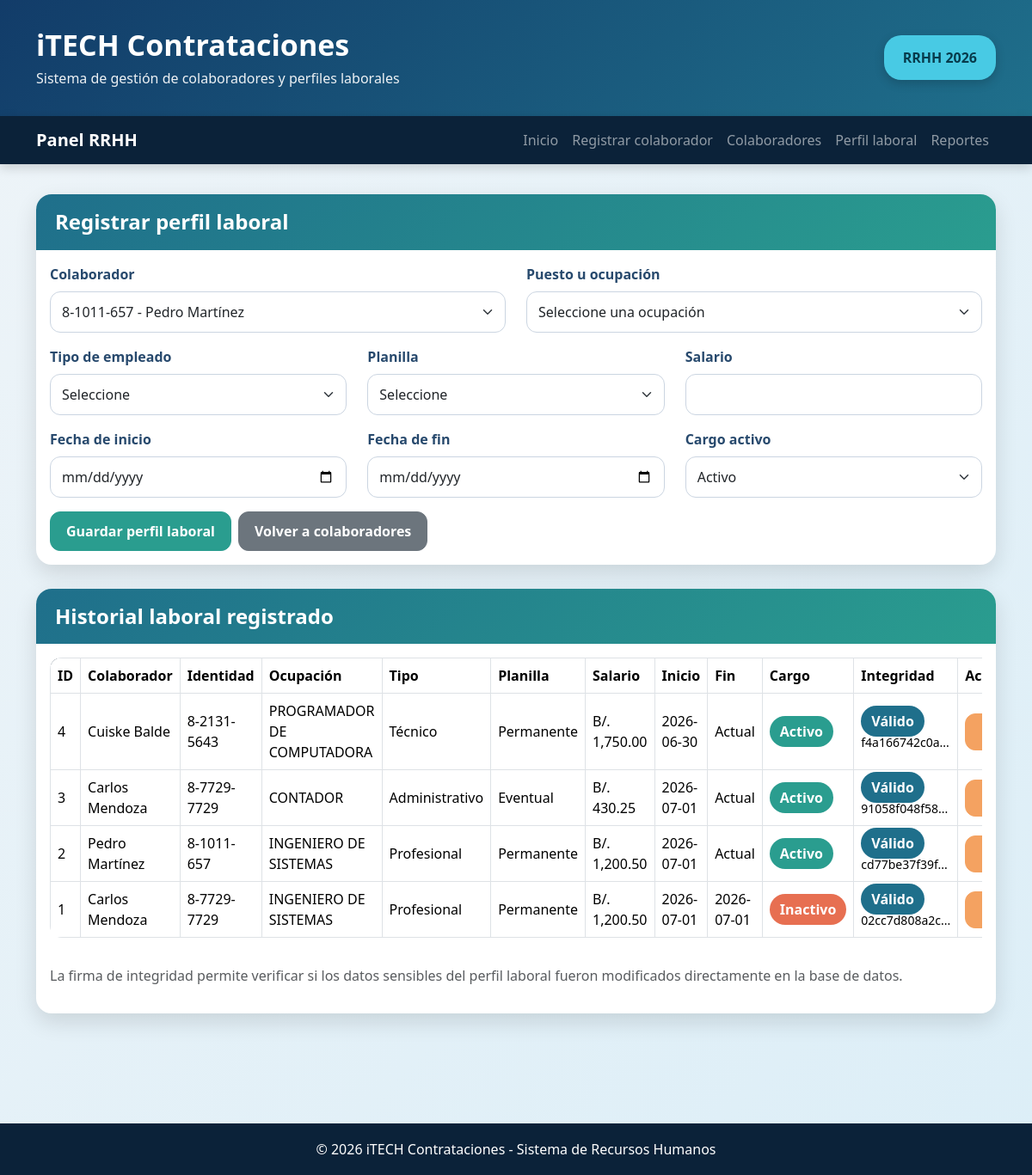
The app's page /index.php?accion=crear_perfil&colaborador_id=2 with its own data.
### tables this page shows
CREATE TABLE `perfiles_laborales` (
  `id` int(11) NOT NULL,
  `colaborador_id` int(11) NOT NULL,
  `ocupacion_id` int(11) NOT NULL,
  `tipo_empleado_id` int(11) NOT NULL,
  `planilla_id` int(11) NOT NULL,
  `salario` decimal(10,2) NOT NULL,
  `fecha_inicio` date NOT NULL,
  `fecha_fin` date DEFAULT NULL,
  `cargo_activo` tinyint(1) NOT NULL DEFAULT 1,
  `firma_integridad` text NOT NULL,
  `fecha_registro` timestamp NOT NULL DEFAULT current_timestamp()
);

CREATE TABLE `datospersonales` (
  `id` int(11) NOT NULL,
  `identidad` varchar(30) NOT NULL,
  `Nombre` varchar(80) NOT NULL,
  `Apellido` varchar(80) NOT NULL,
  `Edad` int(11) NOT NULL,
  `tipo_sangre_id` int(11) NOT NULL,
  `sexo_id` int(11) NOT NULL,
  `nacionalidad_id` int(11) NOT NULL,
  `ruta_id` int(11) NOT NULL,
  `Email1` varchar(120) NOT NULL,
  `Celular` varchar(20) NOT NULL,
  `Empleado_Activo` tinyint(1) NOT NULL DEFAULT 1,
  `motivo_terminacion_id` int(11) DEFAULT NULL,
  `Motivo_Baja` varchar(255) DEFAULT NULL,
  `fecha_registro` timestamp NOT NULL DEFAULT current_timestamp()
);

CREATE TABLE `cat_ocupaciones` (
  `C_OCUP` int(11) NOT NULL,
  `OCUPACION` varchar(120) NOT NULL,
  `Activo` int(11) NOT NULL DEFAULT 1
);

CREATE TABLE `cat_tipoempleado` (
  `id` int(11) NOT NULL,
  `Nombre` varchar(80) NOT NULL,
  `Activo` int(11) NOT NULL DEFAULT 1,
  `Abreviatura` char(1) NOT NULL
);

CREATE TABLE `cat_tipos_planilla` (
  `id` int(11) NOT NULL,
  `nombre` varchar(80) NOT NULL,
  `activo` tinyint(1) NOT NULL DEFAULT 1
);

### app/Views/perfiles/crear.php (the view, shortened to what the rows shown need)
<?php
$perfiles = $perfiles ?? [];
$integridades = $integridades ?? [];
?>
<div class="card card-custom">
    <div class="card-body">
        <div class="table-responsive">
            <table class="table table-bordered table-hover align-middle">
                <thead>
                    <tr>
                        <th>ID</th>
                        <th>Colaborador</th>
                        <th>Identidad</th>
                        <th>Ocupación</th>
                        <th>Tipo</th>
                        <th>Planilla</th>
                        <th>Salario</th>
                        <th>Inicio</th>
                        <th>Fin</th>
                        <th>Cargo</th>
                        <th>Integridad</th>
                        <th>Acción</th>
                    </tr>
                </thead>
                <tbody>
                    <?php foreach ($perfiles as $perfil): ?>
                        <tr>
                            <td><?php echo $perfil["id"]; ?></td>
                            <td><?php echo htmlspecialchars($perfil["colaborador"], ENT_QUOTES, "UTF-8"); ?></td>
                            <td><?php echo htmlspecialchars($perfil["identidad"], ENT_QUOTES, "UTF-8"); ?></td>
                            <td><?php echo htmlspecialchars($perfil["ocupacion"], ENT_QUOTES, "UTF-8"); ?></td>
                            <td><?php echo htmlspecialchars($perfil["tipo_empleado"], ENT_QUOTES, "UTF-8"); ?></td>
                            <td><?php echo htmlspecialchars($perfil["planilla"], ENT_QUOTES, "UTF-8"); ?></td>
                            <td>B/. <?php echo number_format((float)$perfil["salario"], 2); ?></td>
                            <td><?php echo htmlspecialchars($perfil["fecha_inicio"], ENT_QUOTES, "UTF-8"); ?></td>
                            <td><?php echo htmlspecialchars($perfil["fecha_fin"] ?? "Actual", ENT_QUOTES, "UTF-8"); ?></td>
                            <td>
                                <?php if ($perfil["cargo_activo"] == 1): ?>
                                    <span class="badge-activo">Activo</span>
                                <?php else: ?>
                                    <span class="badge-inactivo">Inactivo</span>
                                <?php endif; ?>
                            </td>
                            <td>
                                <?php
                                    $estadoIntegridad = $integridades[$perfil["id"]]["integridad"] ?? "NO_VERIFICADO";
                                ?>
                                <?php if ($estadoIntegridad == "VALIDO"): ?>
                                    <span class="badge-integridad">Válido</span>
                                <?php else: ?>
                                    <span class="badge-inactivo">Alterado</span>
                                <?php endif; ?>
                                <br>
                                <small>
                                    <?php echo substr($perfil["firma_integridad"], 0, 12); ?>...
                                </small>
                            </td>
                            <td>
                                <a href="index.php?accion=editar_perfil&id=<?php echo $perfil["id"]; ?>" class="btn btn-warning btn-sm">
                                </a>
                            </td>
                        </tr>
                    <?php endforeach; ?>
                </tbody>
            </table>
        </div>
    </div>
</div>

### records on screen
perfiles_laborales: id "4", colaborador "Cuiske Balde", colaborador.identidad "8-2131-5643", ocupacion.OCUPACION "PROGRAMADOR DE COMPUTADORA", tipo_empleado.Nombre "Técnico", planilla.nombre "Permanente", salario "1,750.00", fecha_inicio "2026-06-30", fecha_fin "Actual", cargo_activo "Activo", shows "Válido", firma_integridad "f4a166742c0a"
perfiles_laborales: id "3", colaborador "Carlos Mendoza", colaborador.identidad "8-7729-7729", ocupacion.OCUPACION "CONTADOR", tipo_empleado.Nombre "Administrativo", planilla.nombre "Eventual", salario "430.25", fecha_inicio "2026-07-01", fecha_fin "Actual", cargo_activo "Activo", shows "Válido", firma_integridad "91058f048f58"
perfiles_laborales: id "2", colaborador "Pedro Martínez", colaborador.identidad "8-1011-657", ocupacion.OCUPACION "INGENIERO DE SISTEMAS", tipo_empleado.Nombre "Profesional", planilla.nombre "Permanente", salario "1,200.50", fecha_inicio "2026-07-01", fecha_fin "Actual", cargo_activo "Activo", shows "Válido", firma_integridad "cd77be37f39f"
perfiles_laborales: id "1", colaborador "Carlos Mendoza", colaborador.identidad "8-7729-7729", ocupacion.OCUPACION "INGENIERO DE SISTEMAS", tipo_empleado.Nombre "Profesional", planilla.nombre "Permanente", salario "1,200.50", fecha_inicio "2026-07-01", fecha_fin "2026-07-01", cargo_activo "Inactivo", shows "Válido", firma_integridad "02cc7d808a2c"

### other values on screen
form field colaborador_id "8-1011-657 - Pedro Martínez"
